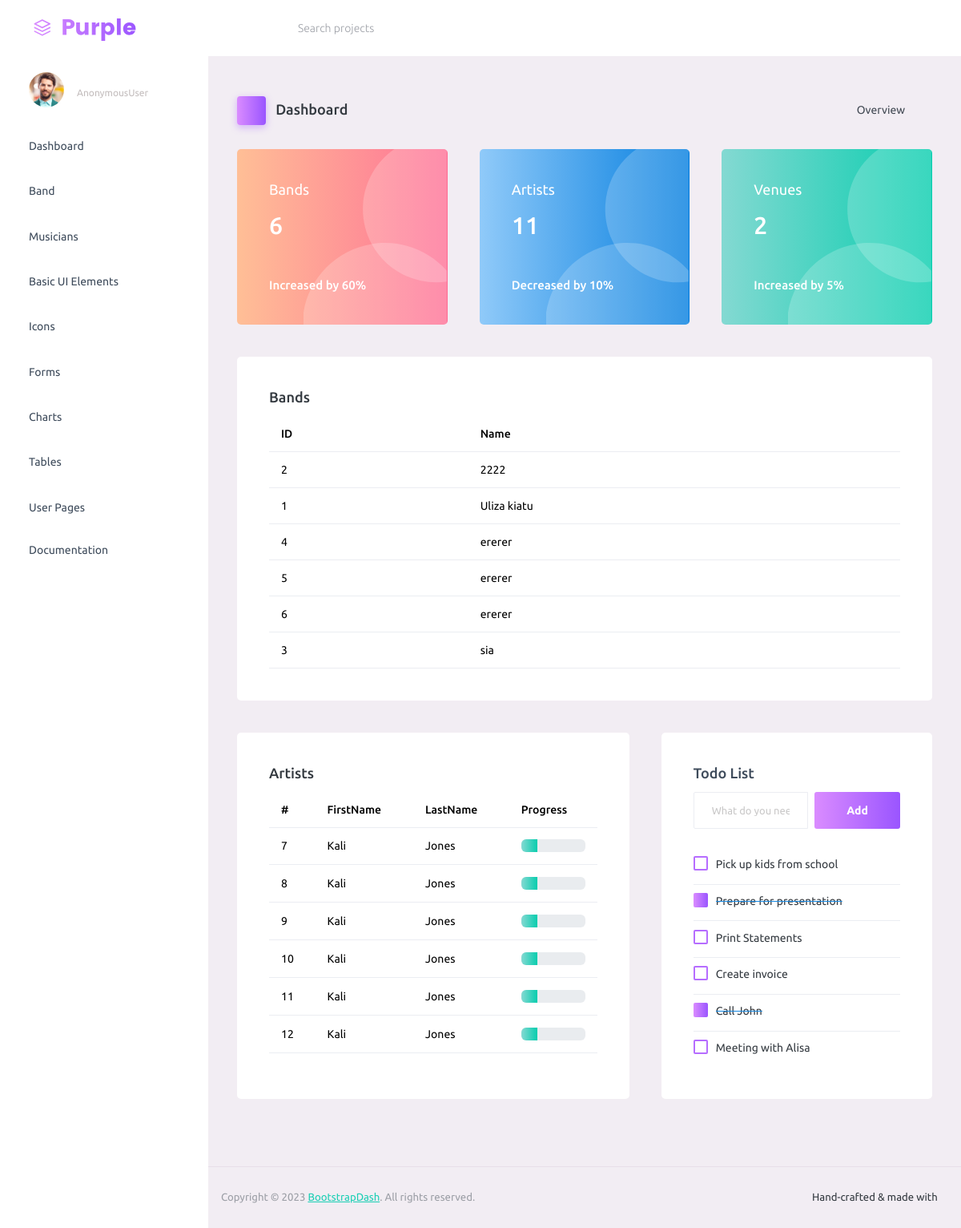
The page / on the database its author committed.
### bands/models.py (models this page shows, shortened)
class Band(models.Model):
    name = models.CharField(max_length=20)
    musicians = models.ManyToManyField(Musician)

class Musician(models.Model):
    first_name = models.CharField(max_length=50)
    last_name = models.CharField(max_length=50)
    birth = models.DateField()
    class Meta:
        ordering = ["last_name", "first_name"]

### bands/views.py (the view)
# urls.py: path('', home, name='home'),
def home(request):
    all_bands = Band.objects.all().order_by('name')
    musicians = Musician.objects.all().order_by('last_name')[:6]
    all_musicians = Musician.objects.all()
    number_of_bands = all_bands.count()
    number_of_art = all_musicians.count()
    venues = Venue.objects.all().order_by('name')
    all_venues =  venues.count()
    data = {
        'all_venues': all_venues,
        'number_of_art':  number_of_art,
        'number_of_bands': number_of_bands,
        'bands': all_bands,
        'musicians': musicians
    }
    return render(request, "index.html", data)

### templates/index.html (shortened to what this page needs)
{% load static %}
<!DOCTYPE html>
<html lang="en">
  <head>
    <link rel="stylesheet" href="{% static 'assets/vendors/mdi/css/materialdesignicons.min.css' %}">
    <link rel="stylesheet" href="{% static 'assets/vendors/ti-icons/css/themify-icons.css'  %}">
    <link rel="stylesheet" href="{% static 'assets/vendors/css/vendor.bundle.base.css'  %}">
    <link rel="stylesheet" href="{% static 'assets/vendors/font-awesome/css/font-awesome.min.css'  %}">
    <link rel="stylesheet" href="{% static 'assets/vendors/font-awesome/css/font-awesome.min.css'  %}" />
    <link rel="stylesheet" href="{% static 'assets/vendors/bootstrap-datepicker/bootstrap-datepicker.min.css'  %}">
    <link rel="stylesheet" href="{% static 'assets/css/style.css'  %}">
  </head>
  <body>
    <div class="container-scroller">
      <nav class="navbar default-layout-navbar col-lg-12 col-12 p-0 fixed-top d-flex flex-row">
        <div class="text-center navbar-brand-wrapper d-flex align-items-center justify-content-start">
          <a class="navbar-brand brand-logo" href="index.html"><img src="{% static 'assets/images/logo.svg'  %}" alt="logo" /></a>
        </div>
        <div class="navbar-menu-wrapper d-flex align-items-stretch">
          <button class="navbar-toggler navbar-toggler align-self-center" type="button" data-toggle="minimize">
            <span class="mdi mdi-menu"></span>
          </button>
          <div class="search-field d-none d-md-block">
            <form class="d-flex align-items-center h-100" action="#">
              <div class="input-group">
                <div class="input-group-prepend bg-transparent">
                  <i class="input-group-text border-0 mdi mdi-magnify"></i>
                </div>
                <input type="text" class="form-control bg-transparent border-0" placeholder="Search projects">
              </div>
            </form>
          </div>
        </div>
      </nav>
      <div class="container-fluid page-body-wrapper">
        <nav class="sidebar sidebar-offcanvas" id="sidebar">
          <ul class="nav">
            <li class="nav-item nav-profile">
              <a href="#" class="nav-link">
                <div class="nav-profile-image">
                  <img src="{% static 'assets/images/faces/face1.jpg'  %}" alt="profile" />
                </div>
                <div class="nav-profile-text d-flex flex-column">
                  <span class="text-secondary text-small">{{user}}</span>
                </div>
                <i class="mdi mdi-bookmark-check text-success nav-profile-badge"></i>
              </a>
            </li>
            <li class="nav-item">
              <a class="nav-link" href="{% url 'home' %}">
                <span class="menu-title">Dashboard</span>
                <i class="mdi mdi-home menu-icon"></i>
              </a>
            </li>
            <li class="nav-item">
              <a class="nav-link" href="{% url 'bands' %}">
                <span class="menu-title">Band</span>
                <i class="mdi mdi-home menu-icon"></i>
              </a>
            </li>
            <li class="nav-item">
              <a class="nav-link" href="{% url 'musicians' %}">
                <span class="menu-title">Musicians</span>
                <i class="mdi mdi-home menu-icon"></i>
              </a>
            </li>
            <li class="nav-item">
              <a class="nav-link" data-bs-toggle="collapse" href="#ui-basic" aria-expanded="false" aria-controls="ui-basic">
                <span class="menu-title">Basic UI Elements</span>
                <i class="menu-arrow"></i>
                <i class="mdi mdi-crosshairs-gps menu-icon"></i>
              </a>
            </li>
            <li class="nav-item">
              <a class="nav-link" data-bs-toggle="collapse" href="#icons" aria-expanded="false" aria-controls="icons">
                <span class="menu-title">Icons</span>
                <i class="mdi mdi-contacts menu-icon"></i>
              </a>
            </li>
            <li class="nav-item">
              <a class="nav-link" data-bs-toggle="collapse" href="#forms" aria-expanded="false" aria-controls="forms">
                <span class="menu-title">Forms</span>
                <i class="mdi mdi-format-list-bulleted menu-icon"></i>
              </a>
            </li>
            <li class="nav-item">
              <a class="nav-link" data-bs-toggle="collapse" href="#charts" aria-expanded="false" aria-controls="charts">
                <span class="menu-title">Charts</span>
                <i class="mdi mdi-chart-bar menu-icon"></i>
              </a>
            </li>
            <li class="nav-item">
              <a class="nav-link" data-bs-toggle="collapse" href="#tables" aria-expanded="false" aria-controls="tables">
                <span class="menu-title">Tables</span>
                <i class="mdi mdi-table-large menu-icon"></i>
              </a>
            </li>
            <li class="nav-item">
              <a class="nav-link" data-bs-toggle="collapse" href="#auth" aria-expanded="false" aria-controls="auth">
                <span class="menu-title">User Pages</span>
                <i class="menu-arrow"></i>
                <i class="mdi mdi-lock menu-icon"></i>
              </a>
            </li>
            <li class="nav-item">
              <a class="nav-link" href="{% static 'docs/documentation.html'  %}" target="_blank">
                <span class="menu-title">Documentation</span>
              </a>
            </li>
          </ul>
        </nav>
        <div class="main-panel">
          <div class="content-wrapper">
            <div class="page-header">
              <h3 class="page-title">
                <span class="page-title-icon bg-gradient-primary text-white me-2">
                  <i class="mdi mdi-home"></i>
                </span> Dashboard
              </h3>
              <nav aria-label="breadcrumb">
                <ul class="breadcrumb">
                  <li class="breadcrumb-item active" aria-current="page">
                    Overview <i class="mdi mdi-alert-circle-outline icon-sm text-primary align-middle"></i>
                  </li>
                </ul>
              </nav>
            </div>
            <div class="row">
              <div class="col-md-4 stretch-card grid-margin">
                <div class="card bg-gradient-danger card-img-holder text-white">
                  <div class="card-body">
                    <img src="{% static 'assets/images/dashboard/circle.svg'  %}" class="card-img-absolute" alt="circle-image" />
                    <h4 class="font-weight-normal mb-3">Bands
                    </h4>
                    <h2 class="mb-5">{{ number_of_bands }}</h2>
                    <h6 class="card-text">Increased by 60%</h6>
                  </div>
                </div>
              </div>
              <div class="col-md-4 stretch-card grid-margin">
                <div class="card bg-gradient-info card-img-holder text-white">
                  <div class="card-body">
                    <img src="{% static 'assets/images/dashboard/circle.svg'%}" class="card-img-absolute" alt="circle-image" />
                    <h4 class="font-weight-normal mb-3">Artists
                    </h4>
                    <h2 class="mb-5">{{ number_of_art }}<h2>
                    <h6 class="card-text">Decreased by 10%</h6>
                  </div>
                </div>
              </div>
              <div class="col-md-4 stretch-card grid-margin">
                <div class="card bg-gradient-success card-img-holder text-white">
                  <div class="card-body">
                    <img src="{% static 'assets/images/dashboard/circle.svg'  %}" class="card-img-absolute" alt="circle-image" />
                    <h4 class="font-weight-normal mb-3">Venues
                    </h4>
                    <h2 class="mb-5">{{ all_venues }}</h2>
                    <h6 class="card-text">Increased by 5%</h6>
                  </div>
                </div>
              </div>
            </div>
            <div class="row">
              <div class="col-12 grid-margin">
                <div class="card">
                  <div class="card-body">
                    <h4 class="card-title">Bands</h4>
                    <div class="table-responsive">
                      <table class="table">
                        <thead>
                          <tr>
                            <th> ID </th>
                            <th> Name</th>
                          </tr>
                        </thead>
                        <tbody>
                          {% for band in bands %}
                          <tr>
                            <td>
                              {{band.id}}
                            </td>
                            <td>
                              {{band.name}}
                            </td>
                            {% endfor %}
                          </tr>
                        </tbody>
                      </table>
                    </div>
                  </div>
                </div>
              </div>
            </div>
            <div class="row">
              <div class="col-md-7 grid-margin stretch-card">
                <div class="card">
                  <div class="card-body">
                    <h4 class="card-title">Artists</h4>
                    <div class="table-responsive">
                      <table class="table">
                        <thead>
                          <tr>
                            <th> # </th>
                            <th> FirstName </th>
                            <th> LastName</th>
                            <th> Progress </th>
                          </tr>
                        </thead>
                        <tbody>
                          <tr>
                            {% for musician in musicians %}
                            <tr>
                              <td>
                                {{musician.id}}
                              </td>
                              <td>
                                {{musician.first_name}}
                              </td>
                              <td>
                                {{musician.last_name}}
                              </td>
                              <td>
                                <div class="progress">
                                  <div class="progress-bar bg-gradient-success" role="progressbar" style="width: 25%" aria-valuenow="25" aria-valuemin="0" aria-valuemax="100"></div>
                                </div>
                              </td>
                              {% endfor %}
                          </tr>
                        </tbody>
                      </table>
                    </div>
                  </div>
                </div>
              </div>
              <div class="col-md-5 grid-margin stretch-card">
                <div class="card">
                  <div class="card-body">
                    <h4 class="card-title text-dark">Todo List</h4>
                    <div class="add-items d-flex">
                      <input type="text" class="form-control todo-list-input" placeholder="What do you need to do today?">
                      <button class="add btn btn-gradient-primary font-weight-bold todo-list-add-btn" id="add-task">Add</button>
                    </div>
                    <div class="list-wrapper">
                      <ul class="d-flex flex-column-reverse todo-list todo-list-custom">
                        <li>
                          <div class="form-check">
                            <label class="form-check-label">
                              <input class="checkbox" type="checkbox"> Meeting with Alisa </label>
                          </div>
                          <i class="remove mdi mdi-close-circle-outline"></i>
                        </li>
                        <li class="completed">
                          <div class="form-check">
                            <label class="form-check-label">
                              <input class="checkbox" type="checkbox" checked> Call John </label>
                          </div>
                          <i class="remove mdi mdi-close-circle-outline"></i>
                        </li>
                        <li>
                          <div class="form-check">
                            <label class="form-check-label">
                              <input class="checkbox" type="checkbox"> Create invoice </label>
                          </div>
                          <i class="remove mdi mdi-close-circle-outline"></i>
                        </li>
                        <li>
                          <div class="form-check">
                            <label class="form-check-label">
                              <input class="checkbox" type="checkbox"> Print Statements </label>
                          </div>
                          <i class="remove mdi mdi-close-circle-outline"></i>
                        </li>
                        <li class="completed">
                          <div class="form-check">
                            <label class="form-check-label">
                              <input class="checkbox" type="checkbox" checked> Prepare for presentation </label>
                          </div>
                          <i class="remove mdi mdi-close-circle-outline"></i>
                        </li>
                        <li>
                          <div class="form-check">
                            <label class="form-check-label">
                              <input class="checkbox" type="checkbox"> Pick up kids from school </label>
                          </div>
                          <i class="remove mdi mdi-close-circle-outline"></i>
                        </li>
                      </ul>
                    </div>
                  </div>
                </div>
              </div>
            </div>
          </div>
          <footer class="footer">
            <div class="d-sm-flex justify-content-center justify-content-sm-between">
              <span class="text-muted text-center text-sm-left d-block d-sm-inline-block">Copyright © 2023 <a href="https://www.bootstrapdash.com/" target="_blank">BootstrapDash</a>. All rights reserved.</span>
              <span class="float-none float-sm-right d-block mt-1 mt-sm-0 text-center">Hand-crafted & made with <i class="mdi mdi-heart text-danger"></i></span>
            </div>
          </footer>
        </div>
      </div>
    </div>
  </body>
</html>

### rows shown on the page
Band: id "2", name "2222"
Band: id "1", name "Uliza kiatu"
Band: id "4", name "ererer"
Band: id "5", name "ererer"
Band: id "6", name "ererer"
Band: id "3", name "sia"
Musician: id "7", first_name "Kali", last_name "Jones"
Musician: id "8", first_name "Kali", last_name "Jones"
Musician: id "9", first_name "Kali", last_name "Jones"
Musician: id "10", first_name "Kali", last_name "Jones"
Musician: id "11", first_name "Kali", last_name "Jones"
Musician: id "12", first_name "Kali", last_name "Jones"

### other values the page prints
{{ user }} "AnonymousUser"
{{ number_of_bands }} "6"
{{ number_of_art }} "11"
{{ all_venues }} "2"
